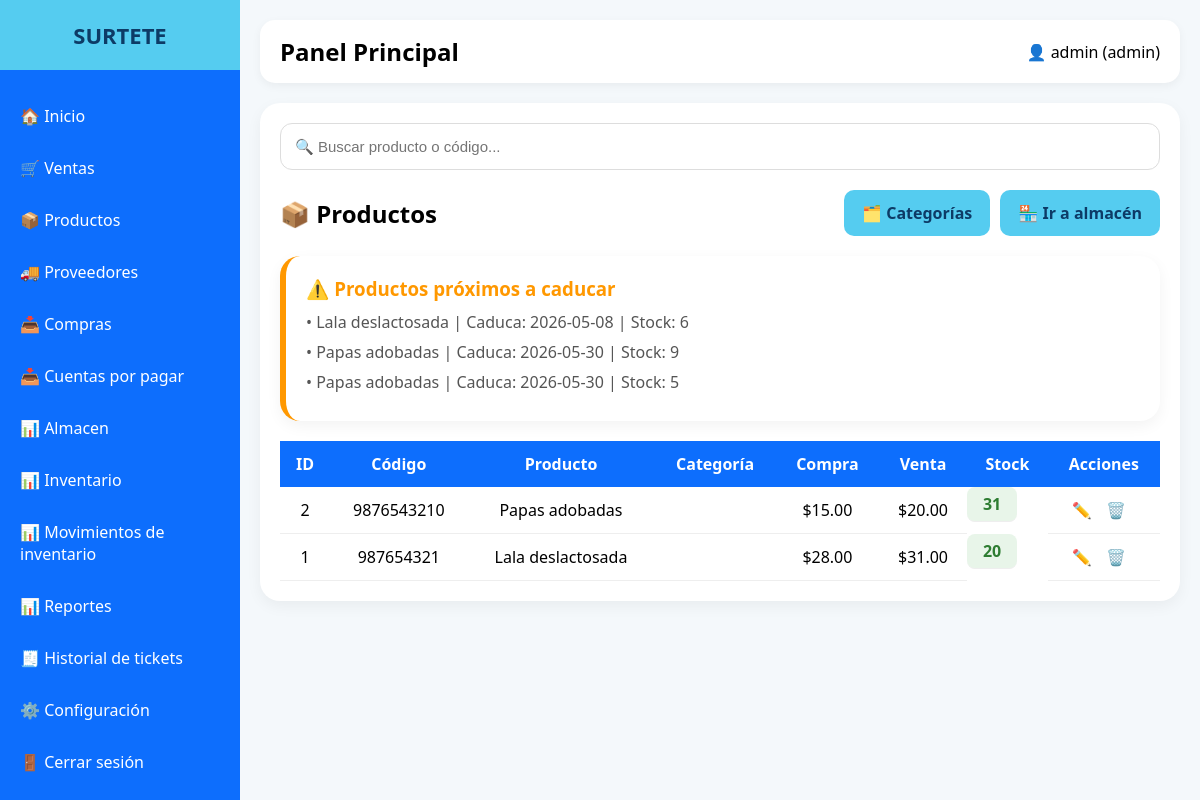
/productos/index.php (signed in), run on the app's committed database.
### tables this page shows
CREATE TABLE `productos` (
  `id` int(11) NOT NULL,
  `codigo_barras` varchar(50) DEFAULT NULL,
  `nombre` varchar(150) NOT NULL,
  `descripcion` text DEFAULT NULL,
  `precio_compra` decimal(10,2) DEFAULT NULL,
  `precio_venta` decimal(10,2) DEFAULT NULL,
  `stock` int(11) DEFAULT 0,
  `categoria_id` int(11) DEFAULT NULL
);

CREATE TABLE `lotes` (
  `id` int(11) NOT NULL,
  `producto_id` int(11) NOT NULL,
  `lote` varchar(100) DEFAULT NULL,
  `fecha_caducidad` date DEFAULT NULL,
  `stock` int(11) DEFAULT 0,
  `costo` decimal(10,2) DEFAULT NULL,
  `fecha_ingreso` timestamp NOT NULL DEFAULT current_timestamp()
);

### productos/index.php (the view, shortened to what this page needs)
<?php
include("../config/db.php");
$sql = "
SELECT productos.*, categorias.nombre AS categoria
FROM productos
LEFT JOIN categorias
ON productos.categoria_id = categorias.id
ORDER BY productos.id DESC
";
$stmt = $conexion->query($sql);
$productos = $stmt->fetchAll();
$caducados = $conexion->query("
SELECT
productos.nombre,
lotes.fecha_caducidad,
lotes.stock
FROM lotes
INNER JOIN productos
ON lotes.producto_id = productos.id
WHERE lotes.fecha_caducidad <= DATE_ADD(NOW(), INTERVAL 30 DAY)
AND lotes.stock > 0
ORDER BY lotes.fecha_caducidad ASC
")->fetchAll();
?>
<!DOCTYPE html>
<html lang="es">
<head>
<link rel="stylesheet" href="../assets/css/style.css">
</head>
<body>
<?php include("../includes/sidebar.php"); ?>
<div class="main">
<?php include("../includes/topbar.php"); ?>
<div class="table-container">
    <div class="search-box">
        <input type="text"
            id="buscar"
            placeholder="🔍 Buscar producto o código...">
    </div>
    <div class="top-actions">
    <h2>📦 Productos</h2>
    <div style="display:flex; gap:10px;">
        <a href="../categorias/index.php" class="btn">
            🗂️ Categorías
        </a>
        <a href="../almacen/index.php" class="btn">
            🏪 Ir a almacén
        </a>
    </div>
</div>
    <table>
        <thead>
            <tr>
                <th>ID</th>
                <th>Código</th>
                <th>Producto</th>
                <th>Categoría</th>
                <th>Compra</th>
                <th>Venta</th>
                <th>Stock</th>
                <th>Acciones</th>
            </tr>
        </thead>
        <tbody id="tabla-productos">
        <?php foreach($productos as $p): ?>
            <tr>
                <td><?php echo $p['id']; ?></td>
                <td><?php echo $p['codigo_barras']; ?></td>
                <td><?php echo $p['nombre']; ?></td>
                <td><?php echo $p['categoria']; ?></td>
                <td>$<?php echo $p['precio_compra']; ?></td>
                <td>$<?php echo $p['precio_venta']; ?></td>
                <?php
                $clase = 'normal';
                ?>
                <td class="stock <?php echo $clase; ?>">
                    <?php echo $p['stock']; ?>
                </td>
                <td class="acciones">
                    <a href="editar.php?id=<?php echo $p['id']; ?>">✏️</a>
                    <a href="eliminar.php?id=<?php echo $p['id']; ?>"onclick="return confirm('¿Eliminar producto?')">🗑️</a>
                </td>
            </tr>
        <?php endforeach; ?>
        <?php if(count($caducados) > 0): ?>
            <div class="card-alerta">
            <h3>⚠️ Productos próximos a caducar</h3>
            <?php foreach($caducados as $c): ?>
            <p>
            • <?php echo $c['nombre']; ?>
            | Caduca:
            <?php echo $c['fecha_caducidad']; ?>
            | Stock:
            <?php echo $c['stock']; ?>
            </p>
            <?php endforeach; ?>
            </div>
            <?php endif; ?>
        </tbody>
    </table>
</div>
</div>
</body>
</html>

### assets/css/style.css (style rules this page uses)
* { margin:0; padding:0; box-sizing:border-box; }
body { font-family:'Segoe UI',sans-serif; background:#f4f8fb; }
.main { margin-left:240px; padding:20px; }

### productos/index.php (style rules this page uses)
.table-container { background:white; padding:20px; border-radius:20px; box-shadow:0 5px 15px rgba(0,0,0,0.05); }
.top-actions { display:flex; justify-content:space-between; align-items:center; margin-bottom:20px; }
.btn { background:#55ccf0; color:#0d3b66; padding:12px 18px; text-decoration:none; border-radius:10px; font-weight:bold; }
table { width:100%; border-collapse:collapse; }
table th { background:#0d6efd; color:white; padding:12px; }
table td { padding:12px; border-bottom:1px solid #eee; }
.acciones a { text-decoration:none; margin-right:10px; }
.stock { font-weight:bold; }
.stock { font-weight:bold; padding:6px 10px; border-radius:8px; display:inline-block; min-width:50px; text-align:center; }
.normal { background:#e8f5e9; color:#2e7d32; }
.search-box { margin-bottom:20px; }
.search-box input { width:100%; padding:14px; border-radius:12px; border:1px solid #ddd; font-size:15px; outline:none; }
.card-alerta { background:white; padding:20px; border-radius:20px; margin-bottom:20px; box-shadow:0 5px 15px rgba(0,0,0,0.05); border-left:6px solid #ff9800; }
.card-alerta h3 { color:#ff9800; margin-bottom:10px; }
.card-alerta p { margin:8px 0; color:#555; }
table th, table td { text-align:center; }

### data on the page
productos: id "2", codigo_barras "9876543210", nombre "Papas adobadas", precio_compra "15.00", precio_venta "20.00", stock "31"
productos: id "1", codigo_barras "987654321", nombre "Lala deslactosada", precio_compra "28.00", precio_venta "31.00", stock "20"
lotes: producto.nombre "Lala deslactosada", fecha_caducidad "2026-05-08", stock "6"
lotes: producto.nombre "Papas adobadas", fecha_caducidad "2026-05-30", stock "9"
lotes: producto.nombre "Papas adobadas", fecha_caducidad "2026-05-30", stock "5"

### other printed values
$_SESSION['usuario'] "admin"
$_SESSION['rol'] "admin"
